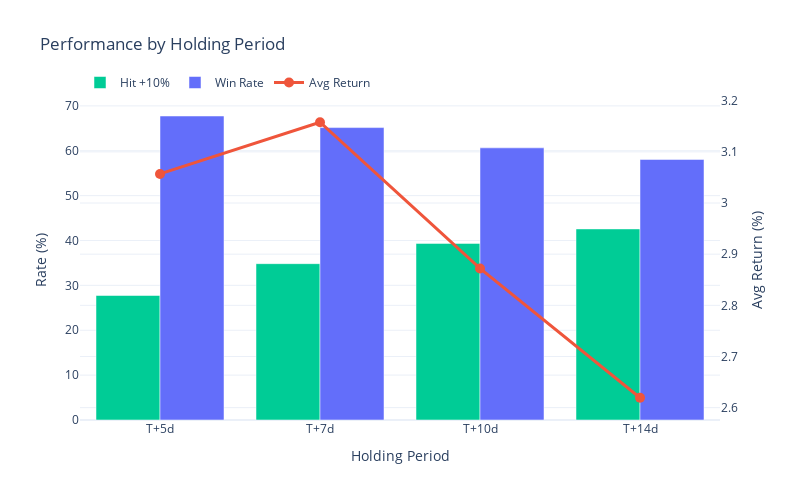

The notebook cell this image was saved under:
### Code cell
# ═══════════════════════════════════════════════════════════════════════════════
# VISUALIZE ALL PERIODS
# ═══════════════════════════════════════════════════════════════════════════════

def plot_all_periods(df: pd.DataFrame):
    """Compare metrics across all holding periods."""
    if df.empty:
        return
    
    periods = sorted(df["period"].unique())
    
    data = []
    for period in periods:
        period_df = df[df["period"] == period]
        data.append({
            "Period": f"T+{period}d",
            "Hit +10%": period_df["hit_10pct"].mean() * 100 if "hit_10pct" in period_df.columns else 0,
            "Avg Return": period_df["return_pct"].mean(),
            "Win Rate": (period_df["return_pct"] > 0).mean() * 100,
        })
    
    chart_df = pd.DataFrame(data)
    
    fig = go.Figure()
    
    fig.add_trace(go.Bar(
        x=chart_df["Period"],
        y=chart_df["Hit +10%"],
        name="Hit +10%",
        marker_color="#00CC96",
    ))
    
    fig.add_trace(go.Bar(
        x=chart_df["Period"],
        y=chart_df["Win Rate"],
        name="Win Rate",
        marker_color="#636EFA",
    ))
    
    fig.add_trace(go.Scatter(
        x=chart_df["Period"],
        y=chart_df["Avg Return"],
        name="Avg Return",
        mode="lines+markers",
        yaxis="y2",
        line=dict(color="#EF553B", width=3),
        marker=dict(size=10),
    ))
    
    fig.update_layout(
        title="Performance by Holding Period",
        xaxis_title="Holding Period",
        yaxis=dict(title="Rate (%)", side="left"),
        yaxis2=dict(title="Avg Return (%)", side="right", overlaying="y"),
        template="plotly_white",
        height=500,
        width=800,
        barmode="group",
        legend=dict(orientation="h", y=1.1),
    )
    
    fig.show()


plot_all_periods(backtest_df)

### Figure 1 — Plotly figure (JSON) as saved in the notebook; plotly's stock layout.template omitted (floating-point values rounded to 4 significant figures)
{"data": [{"marker": {"color": "#00CC96"}, "name": "Hit +10%", "type": "bar", "x": ["T+5d", "T+7d", "T+10d", "T+14d"], "y": [27.74, 34.84, 39.35, 42.58]}, {"marker": {"color": "#636EFA"}, "name": "Win Rate", "type": "bar", "x": ["T+5d", "T+7d", "T+10d", "T+14d"], "y": [67.74, 65.16, 60.65, 58.06]}, {"line": {"color": "#EF553B", "width": 3}, "marker": {"size": 10}, "mode": "lines+markers", "name": "Avg Return", "type": "scatter", "x": ["T+5d", "T+7d", "T+10d", "T+14d"], "y": [3.057, 3.158, 2.872, 2.619], "yaxis": "y2"}], "layout": {"barmode": "group", "height": 500, "legend": {"orientation": "h", "y": 1.1}, "title": {"text": "Performance by Holding Period"}, "width": 800, "xaxis": {"title": {"text": "Holding Period"}}, "yaxis": {"side": "left", "title": {"text": "Rate (%)"}}, "yaxis2": {"overlaying": "y", "side": "right", "title": {"text": "Avg Return (%)"}}}}
